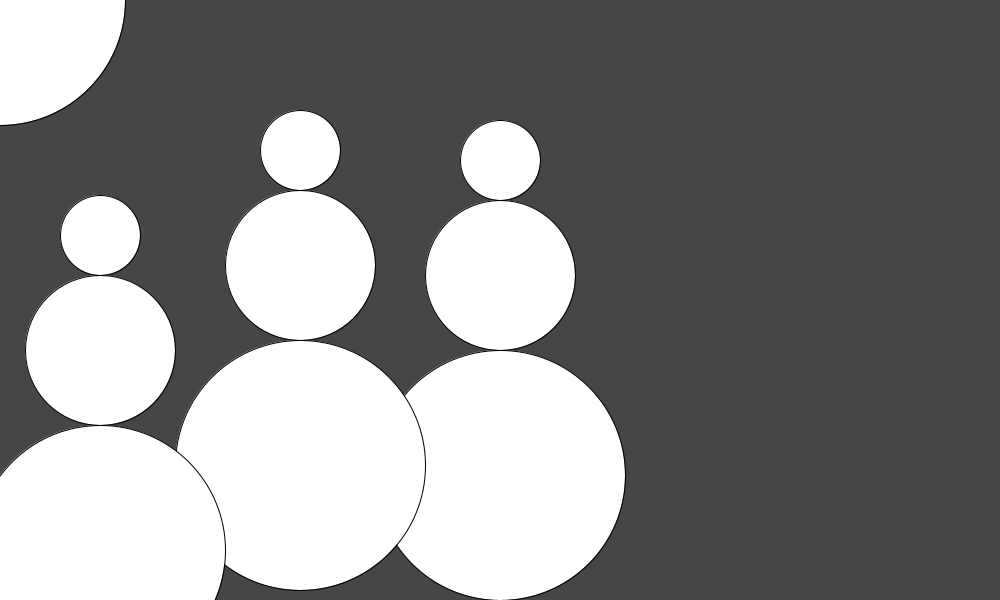
Frame 1 (no input)
Frame 60 (the mouse pressed at the canvas centre just before this capture): identical to frame 1, image omitted
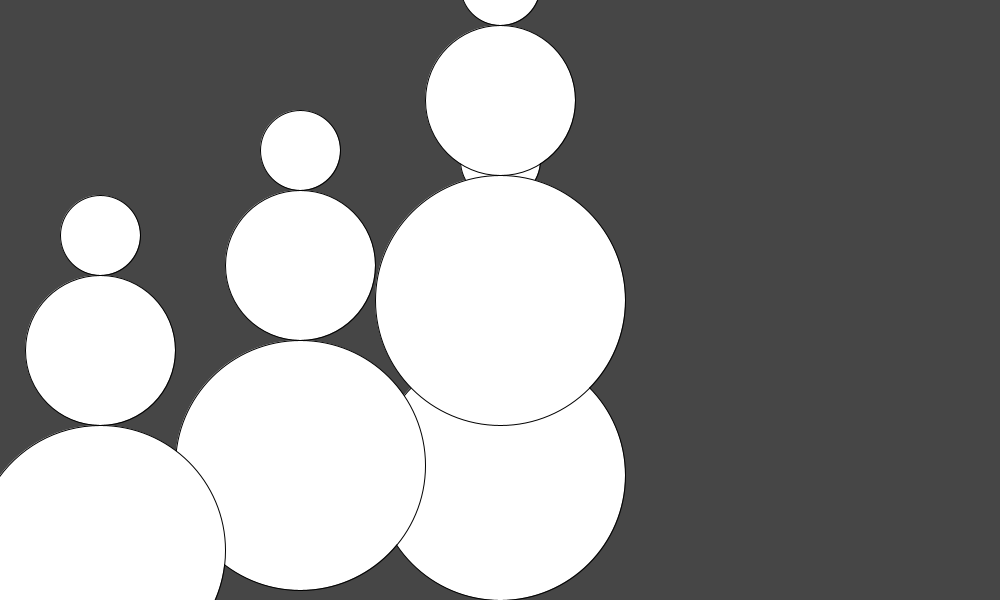
Frame 120 (the mouse held since frame 60 and released just before this capture)

The Processing sketch that drew these frames (run headless with seeded random() and noise(); from frame 60 on, the mouse is pressed at the canvas centre):

// Processing sketch: sketch_251001a
// ── sketch_251001a.pde
//Henry Wrede Black, Joey Burvis

void setup(){
  size(1000, 600);
}

void draw(){
  background(70);
  snowman(width/2, height-125);
  snowman(width-700, height-135);
  snowman(width-900, height-50);
  snowman(mouseX, mouseY);
}

void snowman(int x, int y){
  ellipseMode(CENTER);
  
  fill(255);
  ellipse(x, y, 250, 250);
  ellipse(x, y-200, 150, 150);
  ellipse(x, y-315, 80, 80);
}
